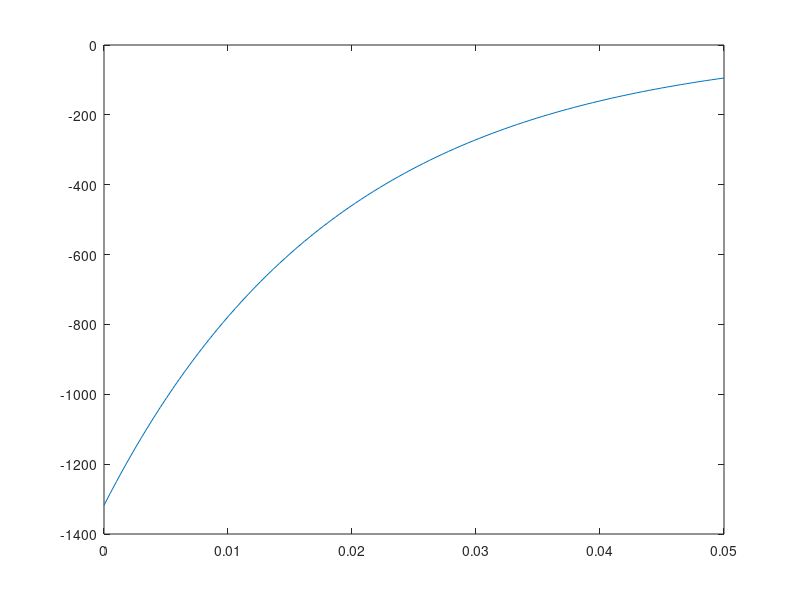

MATLAB code to generate this figure:
clear variables
D_perp = 1; %perpendicular diffusion coefficient (m/s)
L = 25; %Connection length
width = .05; %few cm - SOL width
Te = 25;
Ti = 25;
n0 = 1e19;
mi = 1.66e-27;
q = 1.602e-19;
cs = sqrt((Te+Ti)*q/mi);

lam_sol =sqrt(D_perp*L/cs); %characteristic SOL length

%Euler Method to solve for Mach numer along s

n_steps = 1e5;
grids = linspace(0,L,n_steps);
M = zeros(1,n_steps);
M(n_steps) = 0.999;
ds = L/(n_steps-1);

for z=(n_steps):-1:2
    M(z-1) = M(z) - ds*(1/L)*(1+M(z)^2)/(1-M(z)^2);
end

M = M - M(1);
M = M/M(n_steps);

plot(M)
 %1D relation of density to mach number for isothermal plasma
n = n0./(1+M.*M);
plot(n)

n_stepr = 1e2;
gridr = linspace(0,width,n_stepr);
dens = zeros(n_stepr,n_steps);

dens(1,:) = n;
for z=2:n_stepr
    dens(z,:) = n*exp(-z/n_stepr*width/lam_sol);
end
%surf(dens,'EdgeColor','none')


%%Temperature calc
T_t = 1;
cst = sqrt(2*T_t*q/mi);

q0 = 3.5*n0/2*cst*T_t*q;
k0e = 1.8e3; %W/mev^-7/2
k0i = 60;
Tse = (1+7*q0*grids./(2*k0e*T_t^(7/2))).^(2/7).*T_t;
Tsi = (1+7*q0*grids./(2*k0i*T_t^(7/2))).^(2/7).*T_t;
 plot(grids, Tsi)

 grad_Ts = q0/k0i*(1+7/2*q0/k0i*grids./Tsi).^(-5/7);
  plot(grids, grad_Ts)

  grad_Tr = -Ti/lam_sol*exp(-gridr./lam_sol);
    plot(gridr, grad_Tr)